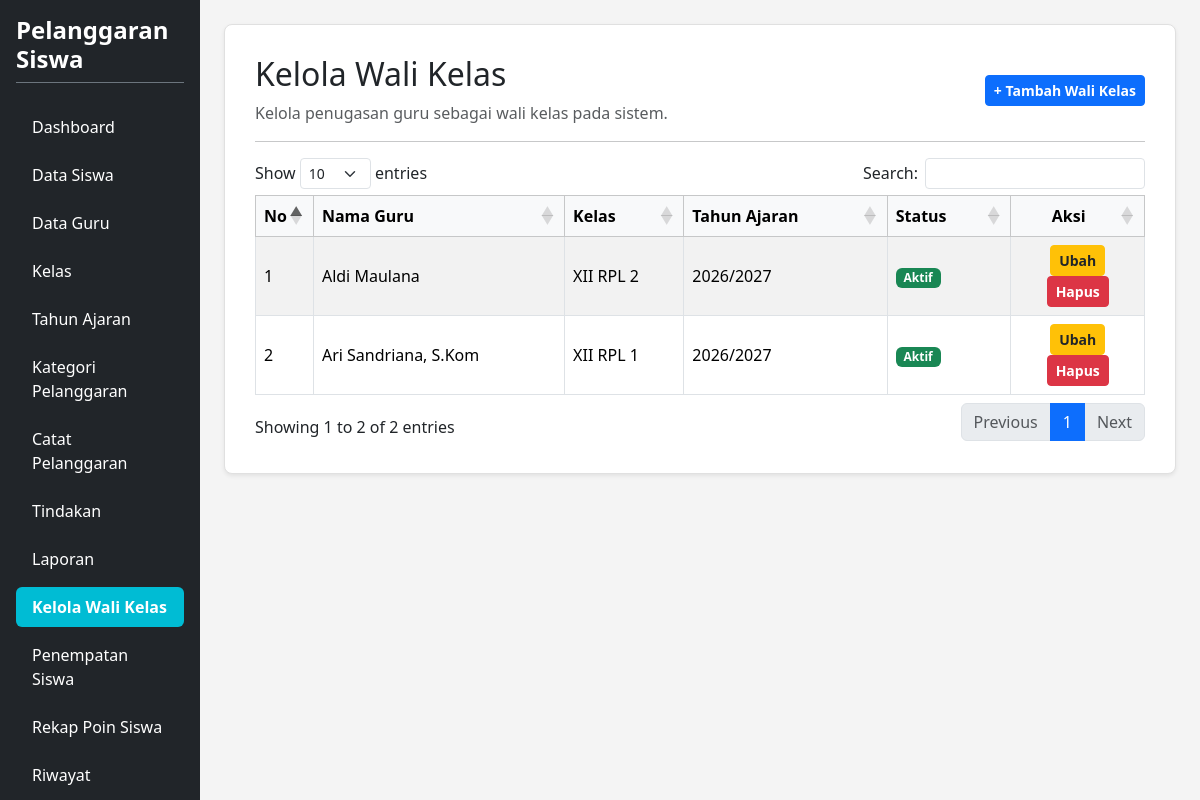
The page /kelola_wali_kelas.php (signed in) on the database its author committed.
### tables this page shows
CREATE TABLE `t_wali_kelas` (
  `id` int(11) NOT NULL,
  `tahun_ajaran_id` int(11) NOT NULL,
  `kelas_id` int(11) NOT NULL,
  `guru_id` int(11) NOT NULL,
  `tanggal_mulai` date NOT NULL,
  `tanggal_selesai` date NOT NULL,
  `status_aktif` tinyint(1) NOT NULL,
  `created_at` timestamp NOT NULL DEFAULT current_timestamp(),
  `updated_at` timestamp NOT NULL DEFAULT current_timestamp()
);

CREATE TABLE `t_guru` (
  `id` int(11) NOT NULL,
  `nip` varchar(17) NOT NULL,
  `nama` varchar(150) NOT NULL,
  `email` varchar(150) NOT NULL,
  `status_aktif` tinyint(1) NOT NULL,
  `user_id` int(11) NOT NULL,
  `created_at` timestamp NOT NULL DEFAULT current_timestamp(),
  `updated_at` timestamp NOT NULL DEFAULT current_timestamp()
);

CREATE TABLE `t_kelas` (
  `id` int(11) NOT NULL,
  `nama` varchar(100) NOT NULL,
  `tingkat` varchar(20) NOT NULL,
  `jurusan` varchar(100) NOT NULL,
  `status_aktif` tinyint(1) NOT NULL,
  `created_at` timestamp NULL DEFAULT current_timestamp(),
  `updated_at` timestamp NULL DEFAULT current_timestamp()
);

CREATE TABLE `t_tahun_ajaran` (
  `id` int(11) NOT NULL,
  `nama` varchar(20) NOT NULL,
  `tanggal_mulai` date NOT NULL,
  `tanggal_selesai` date NOT NULL,
  `status_aktif` tinyint(1) NOT NULL,
  `created_at` timestamp NULL DEFAULT current_timestamp(),
  `updated_at` timestamp NULL DEFAULT current_timestamp()
);

### kelola_wali_kelas.php (the view, shortened to what this page needs)
<?php
require_once 'config.php';
$title = 'Kelola Wali Kelas';
$db_pdo = $pdo ?? ($conn instanceof PDO ? $conn : null);
?>
<!DOCTYPE html>
<html lang="id">
<head>
    <link href="https://cdn.jsdelivr.net/npm/bootstrap@5.3.8/dist/css/bootstrap.min.css" rel="stylesheet">
    <link href="https://cdn.datatables.net/1.13.8/css/dataTables.bootstrap5.min.css" rel="stylesheet">
</head>
<body>
<div class="container-fluid d-flex p-0" style="min-height: 100vh;">
    <div class="row flex-grow-1 g-0 w-100">
        <?php include "layout/sidebar.php"; ?>
        <main class="col-md-9 col-lg-10 p-4">
            <div class="content-card shadow-sm">
                <div class="d-flex justify-content-between align-items-center mb-3">
                    <div>
                        <h2><?= htmlspecialchars($title) ?></h2>
                        <p class="text-muted mb-0">Kelola penugasan guru sebagai wali kelas pada sistem.</p>
                    </div>
                    <a href="tambah_wali_kelas.php" class="btn btn-primary btn-sm fw-semibold">+ Tambah Wali Kelas</a>
                </div>
                <hr>
                <div class="table-responsive">
                    <table id="tableWaliKelas" class="table table-bordered table-striped align-middle w-100">
                        <thead class="table-light">
                            <tr>
                                <th width="5%">No</th>
                                <th>Nama Guru</th>
                                <th>Kelas</th>
                                <th>Tahun Ajaran</th>
                                <th>Status</th>
                                <th width="15%" class="text-center">Aksi</th>
                            </tr>
                        </thead>
                        <tbody>
                            <?php
                            if ($db_pdo) {
                                try {
                                    $sql = "SELECT wk.id, g.nama AS guru, k.nama AS kelas, ta.nama AS tahun, wk.status_aktif
                                            FROM t_wali_kelas wk
                                            JOIN t_guru g ON g.id = wk.guru_id
                                            JOIN t_kelas k ON k.id = wk.kelas_id
                                            JOIN t_tahun_ajaran ta ON ta.id = wk.tahun_ajaran_id
                                            ORDER BY wk.id DESC";
                                    $rows = $db_pdo->query($sql)->fetchAll(PDO::FETCH_ASSOC);
                                    if (count($rows) > 0) {
                                        foreach ($rows as $i => $r) {
                                            $status_label = ($r['status_aktif'] == 1 || $r['status_aktif'] === 'Aktif') ? '<span class="badge bg-success">Aktif</span>' : '<span class="badge bg-secondary">Tidak Aktif</span>';
                                            ?>
                                            <tr>
                                                <td><?= $i + 1 ?></td>
                                                <td><?= htmlspecialchars($r['guru']) ?></td>
                                                <td><?= htmlspecialchars($r['kelas']) ?></td>
                                                <td><?= htmlspecialchars($r['tahun']) ?></td>
                                                <td><?= $status_label ?></td>
                                                <td class="text-center">
                                                    <a href="edit_wali_kelas.php?id=<?= $r['id'] ?>" class="btn btn-warning btn-sm text-dark px-2 fw-semibold">Ubah</a>
                                                    <a href="hapus_wali_kelas.php?id=<?= $r['id'] ?>" class="btn btn-danger btn-sm text-white px-2 fw-semibold" onclick="return confirm('Yakin ingin menghapus data ini?')">Hapus</a>
                                                </td>
                                            </tr>
                                            <?php
                                        }
                                    } else {
                                        echo '<tr><td colspan="6" class="text-center text-muted py-4">Belum ada data wali kelas di dalam database.</td></tr>';
                                    }
                                } catch (Exception $e) {
                                    echo '<tr><td colspan="6" class="text-center text-danger py-4">Error memuat data: ' . htmlspecialchars($e->getMessage()) . '</td></tr>';
                                }
                            } else {
                                echo '<tr><td colspan="6" class="text-center text-danger py-4">Koneksi database belum terhubung dengan benar.</td></tr>';
                            }
                            ?>
                        </tbody>
                    </table>
                </div>
            </div>
        </main>
    </div>
</div>
</body>
</html>

### kelola_wali_kelas.php (style rules this page uses)
body { background-color: #f4f4f4; overflow-x: hidden; margin: 0; }
.content-card { background-color: #ffffff; border: 1px solid #e0e0e0; border-radius: 8px; padding: 30px; box-shadow: 0 2px 5px rgba(0,0,0,0.05); }

### rows shown on the page
t_wali_kelas: guru.nama "Aldi Maulana", kelas.nama "XII RPL 2", tahun_ajaran.nama "2026/2027", status_aktif "Aktif"
t_wali_kelas: guru.nama "Ari Sandriana, S.Kom", kelas.nama "XII RPL 1", tahun_ajaran.nama "2026/2027", status_aktif "Aktif"

### other values the page prints
$title "Kelola Wali Kelas"
